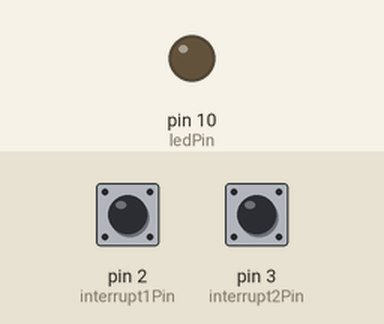
Simulated run of this sketch. Board: Arduino Uno, built with avr-gcc and run on an emulated ATmega328P. Shown: output pins drawn as LEDs (lit = HIGH). Inputs (shaded band) come from the test bench; at power-on: pin 2 (interrupt1Pin) HIGH, pin 3 (interrupt2Pin) HIGH.

Above: at 1.2 s.
1.3 s: pin 2 (interrupt1Pin) pulled LOW for 0.15 s
At 2.45 s:
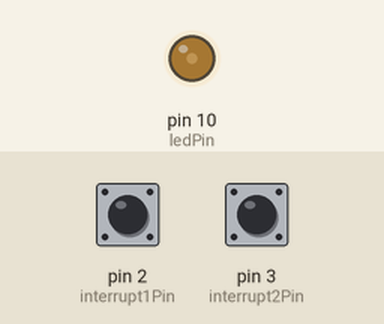
At 3.8 s:
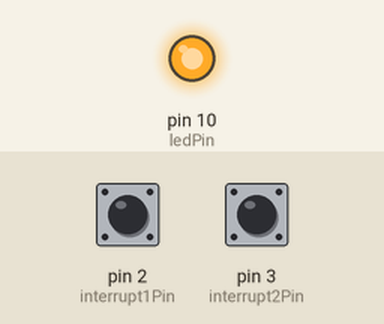
Timing chart, 0 to 5.3 s (numbered marks = the images above; inputs shaded):
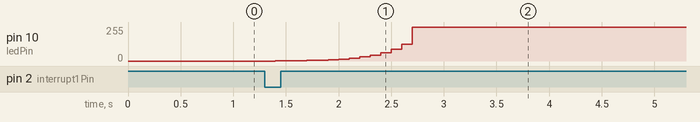

Measured:
- after the input at 1.3 s, pin 10 (ledPin): moves from 0/255 to 255/255 over 1.3 s, starting after 0.10 s

The sketch:

light_controller.ino
```cpp
const byte ledPin = 10;
const byte interrupt1Pin = 2;
const byte interrupt2Pin = 3;
volatile int counter = 0;
byte lightArray[16]={0, 1, 2, 3, 5, 7, 10, 15, 22, 31, 44, 63, 90, 127, 180, 255};
volatile byte light = 0;

void setup() {
  pinMode(ledPin, OUTPUT);
  pinMode(interrupt1Pin, INPUT_PULLUP);
  attachInterrupt(digitalPinToInterrupt(interrupt1Pin), change, CHANGE);
  pinMode(interrupt2Pin, INPUT_PULLUP);
  attachInterrupt(digitalPinToInterrupt(interrupt2Pin), change, CHANGE);
  digitalWrite(ledPin, 0);
}

void loop() {
  if (counter > 0) {
    if ( (counter == 600) && ( light == 0 ) ) {
      light = 0;
    }
    if (counter > 583) {
      // зажигаем
      analogWrite(ledPin, lightArray[light]);
      if (light < 15 ) {
        light++;
      }
    }
    if (light == 15) {
      digitalWrite(ledPin, HIGH);
    }
    if ( counter == 16  && ( light  == 15 ) ) {
      light = 15;
    }
    if (counter < 16) {
      // гасим
      analogWrite(ledPin, lightArray[light]);
      if (light > 0 ) {
        light--;
      }
    }
    if (light == 0) {
      digitalWrite(ledPin, LOW);
    }
    counter--;
    delay(100);
  }
}

void change() {
  counter = 600;
}
```
